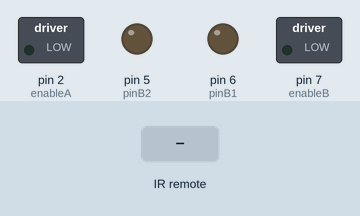
This sketch was run on a simulated Arduino Uno, built with avr-gcc and run on an emulated ATmega328P. Shown: switched loads named in the sketch (green lamp = pin HIGH), output pins drawn as LEDs (lit = HIGH). Inputs (shaded band) come from the test bench. Pins used as bus, display or sensor lines are not drawn.

Above: at 1.2 s.
1.3 s: infrared code 0xFF02FD received
At 1.8 s:
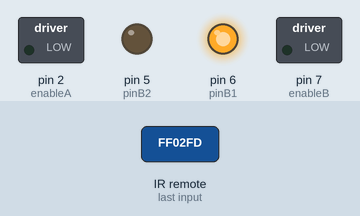
2.8 s: infrared code 0xFFA857 received
At 4.0 s:
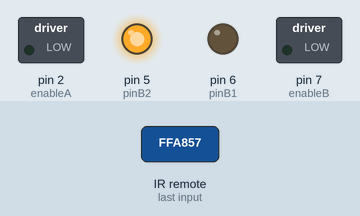
4.3 s: infrared code 0xFFE21D received
At 5.3 s:
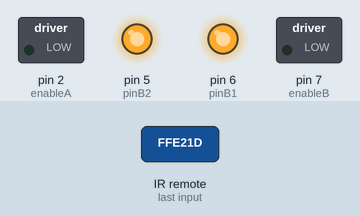
5.8 s: infrared code 0xFFE01F received
At 6.4 s:
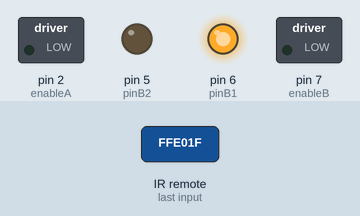
7.3 s: infrared code 0xFF906F received
At 7.6 s:
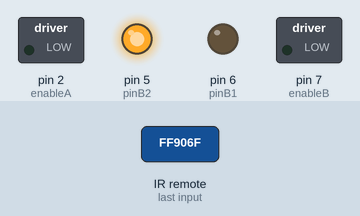
Timing chart, 0 to 9.8 s (numbered marks = the images above; inputs shaded):
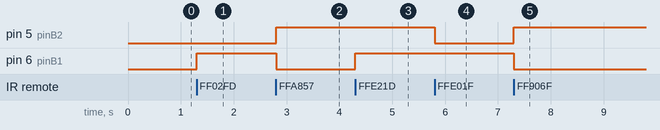

Measured:
- after the input at 1.3 s, pin 6 (pinB1): LOW → HIGH at once
- after the input at 2.8 s, pin 5 (pinB2): LOW → HIGH at once; pin 6 (pinB1): HIGH → LOW at once
- after the input at 4.3 s, pin 6 (pinB1): LOW → HIGH at once
- after the input at 5.8 s, pin 5 (pinB2): HIGH → LOW at once
- after the input at 7.3 s, pin 5 (pinB2): LOW → HIGH at once; pin 6 (pinB1): HIGH → LOW at once

The sketch:

motor-driving2.ino
```cpp
// ****** Infrared remote intelligent vehicle program *******
 #include <IRremote.h>
 int RECV_PIN = 3;

 int pinLB = 6 ;// define interfaces I1
 int pinLF = 9 ;// define I2 interfaces
 int pinRB = 3 ;// define I3 Interface
 int pinRF = 5 ;// define I4 Interface

 //Define Pins
int enableA = 2;
int pinA1 = 1;
int pinA2 = 0;

int enableB = 7;
int pinB1 = 6;
int pinB2 = 5;

 // ****** Infrared control section ********
 long advence = 0xFF02FD;
 long back = 0xFFA857;
 long stop = 0xFFE21D;
 long left = 0xFFE01F;
 long right = 0xFF906F;

 IRrecv irrecv (RECV_PIN);
 decode_results results;

 void dump (decode_results * results) {
   int count = results-> rawlen;
   if (results-> decode_type == UNKNOWN)
     {
      Serial.println ("Could not decode message");
     }
   else
    {
     if (results-> decode_type == NEC)
       {
        Serial.print ("Decoded NEC:");
       }
     else if (results-> decode_type == SONY)
       {
        Serial.print ("Decoded SONY:");
       }
     else if (results-> decode_type == RC5)
       {
        Serial.print ("Decoded RC5:");
       }
     else if (results-> decode_type == RC6)
       {
        Serial.print ("Decoded RC6:");
       }
      Serial.print (results-> value, HEX);
      Serial.print ("(");
      Serial.print (results-> bits, DEC);
      Serial.println ("bits)");
    }
      Serial.print ("Raw (");
      Serial.print (count, DEC);
      Serial.print ("):");

   for (int i = 0; i <count; i++)
      {
       if ((i% 2) == 1) {
       Serial.print (results-> rawbuf [i] * USECPERTICK, DEC);
      }
     else
      {
       Serial.print (- (int) results-> rawbuf [i] * USECPERTICK, DEC);
      }
     Serial.print ("");
      }
       Serial.println ("");
      }

 void setup ()
   {
     pinMode(RECV_PIN, INPUT);
pinMode(enableA, OUTPUT);
 pinMode(pinA1, OUTPUT);
 pinMode(pinA2, OUTPUT);

 pinMode(enableB, OUTPUT);
 pinMode(pinB1, OUTPUT);
 pinMode(pinB2, OUTPUT);

 Serial.begin (9600);
   irrecv.enableIRIn (); // Start the receiver
   }

 int on = 0;
 unsigned long last = millis ();

 void loop ()
 {
    if (irrecv.decode (& results))
    {
     // If it's been at least 1/4 second since the last
     // IR received, toggle the relay
//     if (millis () - last> 250)
//       {
//        on = on!;
 //         digitalWrite (8, on HIGH:? LOW);
//        digitalWrite (13, on HIGH:? LOW);
//        dump (& results);
//       }
     if (results.value == advence) {
       forward(500);
     }
     if (results.value == back)
    {backward(500);}

     if (results.value == left)
     {turnLeft(500);}


     if (results.value == right)
     {turnRight(500); }

     if (results.value == stop)
     {
      brake(500);
      }

     last = millis ();
     irrecv.resume (); // Receive the next value
   } // End if decode
 } // End loop


//enable motors
void motorAOn()
{
 digitalWrite(enableA, HIGH);
}

void motorBOn()
{
 digitalWrite(enableB, HIGH);
}

 //disable motors
void motorAOff()
{
 digitalWrite(enableB, LOW);
}

void motorBOff()
{
 digitalWrite(enableA, LOW);
}

 //motor A controls
void motorAForward()
{
 digitalWrite(pinA1, HIGH);
 digitalWrite(pinA2, LOW);
}

void motorABackward()
{
 digitalWrite(pinA1, LOW);
 digitalWrite(pinA2, HIGH);
}

//motor B contorls
void motorBForward()
{
 digitalWrite(pinB1, HIGH);
 digitalWrite(pinB2, LOW);
}

void motorBBackward()
{
 digitalWrite(pinB1, LOW);
 digitalWrite(pinB2, HIGH);
}

//coasting and braking
void motorACoast()
{
 digitalWrite(pinA1, LOW);
 digitalWrite(pinA2, LOW);
}

void motorABrake()
{
 digitalWrite(pinA1, HIGH);
 digitalWrite(pinA2, HIGH);
}

void motorBCoast()
{
 digitalWrite(pinB1, LOW);
 digitalWrite(pinB2, LOW);
}

void motorBBrake()
{
 digitalWrite(pinB1, HIGH);
 digitalWrite(pinB2, HIGH);
}

//Define High Level Commands

void enableMotors()
{
 motorAOn();
 motorBOn();
}

void disableMotors()
{
 motorAOff();
 motorBOff();
}

void forward(int time)
{
 motorAForward();
 motorBForward();
 delay(time);
}

void backward(int time)
{
 motorABackward();
 motorBBackward();
 delay(time);
}

void turnLeft(int time)
{
 motorABackward();
 motorBForward();
 delay(time);
}

void turnRight(int time)
{
 motorAForward();
 motorBBackward();
 delay(time);
}

void coast(int time)
{
 motorACoast();
 motorBCoast();
 delay(time);
}

void brake(int time)
{
 motorABrake();
 motorBBrake();
 delay(time);
}
```
